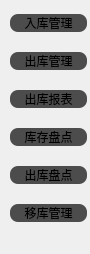
     <widget class="QWidget" name="page_9">
      <property name="geometry">
       <rect>
        <x>0</x>
        <y>0</y>
        <width>90</width>
        <height>254</height>
       </rect>
      </property>
      <attribute name="icon">
       <iconset>
        <selectedon>:/toolbox图标/homework.ico</selectedon>
       </iconset>
      </attribute>
      <attribute name="label">
       <string> 仓库作业</string>
      </attribute>
      <widget class="QWidget" name="verticalLayoutWidget_3">
       <property name="geometry">
        <rect>
         <x>10</x>
         <y>0</y>
         <width>77</width>
         <height>241</height>
        </rect>
       </property>
       <layout class="QVBoxLayout" name="verticalLayout_16">
        <item>
         <widget class="QPushButton" name="pushButton_72">
          <property name="styleSheet">
           <string notr="true">QPushButton{ 
background-color: rgb(76, 76, 76);
	font: 9pt &quot;微软雅黑&quot;;
border-radius: 8px;
border-style: outset;
}
QPushButton:hover{
background-color:rgb(117, 117, 117);
}
QPushButton:pressed{
background-color: rgb(35, 35, 35);
}</string>
          </property>
          <property name="text">
           <string>入库管理</string>
          </property>
          <property name="flat">
           <bool>true</bool>
          </property>
         </widget>
        </item>
        <item>
         <widget class="QPushButton" name="pushButton_73">
          <property name="styleSheet">
           <string notr="true">QPushButton{ 
background-color: rgb(76, 76, 76);
	font: 9pt &quot;微软雅黑&quot;;
border-radius: 8px;
border-style: outset;
}
QPushButton:hover{
background-color:rgb(117, 117, 117);
}
QPushButton:pressed{
background-color: rgb(35, 35, 35);
}</string>
          </property>
          <property name="text">
           <string>出库管理</string>
          </property>
          <property name="flat">
           <bool>true</bool>
          </property>
         </widget>
        </item>
        <item>
         <widget class="QPushButton" name="pushButton_27">
          <property name="styleSheet">
           <string notr="true">QPushButton{ 
background-color: rgb(76, 76, 76);
	font: 9pt &quot;微软雅黑&quot;;
border-radius: 8px;
border-style: outset;
}
QPushButton:hover{
background-color:rgb(117, 117, 117);
}
QPushButton:pressed{
background-color: rgb(35, 35, 35);
}</string>
          </property>
          <property name="text">
           <string>出库报表</string>
          </property>
          <property name="flat">
           <bool>true</bool>
          </property>
         </widget>
        </item>
        <item>
         <widget class="QPushButton" name="pushButton_26">
          <property name="styleSheet">
           <string notr="true">QPushButton{ 
background-color: rgb(76, 76, 76);
	font: 9pt &quot;微软雅黑&quot;;
border-radius: 8px;
border-style: outset;
}
QPushButton:hover{
background-color:rgb(117, 117, 117);
}
QPushButton:pressed{
background-color: rgb(35, 35, 35);
}</string>
          </property>
          <property name="text">
           <string>库存盘点</string>
          </property>
          <property name="default">
           <bool>false</bool>
          </property>
          <property name="flat">
           <bool>true</bool>
          </property>
         </widget>
        </item>
        <item>
         <widget class="QPushButton" name="pushButton_29">
          <property name="styleSheet">
           <string notr="true">QPushButton{ 
background-color: rgb(76, 76, 76);
	font: 9pt &quot;微软雅黑&quot;;
border-radius: 8px;
border-style: outset;
}
QPushButton:hover{
background-color:rgb(117, 117, 117);
}
QPushButton:pressed{
background-color: rgb(35, 35, 35);
}</string>
          </property>
          <property name="text">
           <string>出库盘点</string>
          </property>
          <property name="default">
           <bool>false</bool>
          </property>
          <property name="flat">
           <bool>true</bool>
          </property>
         </widget>
        </item>
        <item>
         <widget class="QPushButton" name="pushButton_32">
          <property name="styleSheet">
           <string notr="true">QPushButton{ 
background-color: rgb(76, 76, 76);
	font: 9pt &quot;微软雅黑&quot;;
border-radius: 8px;
border-style: outset;
}
QPushButton:hover{
background-color:rgb(117, 117, 117);
}
QPushButton:pressed{
background-color: rgb(35, 35, 35);
}</string>
          </property>
          <property name="text">
           <string>移库管理</string>
          </property>
          <property name="default">
           <bool>false</bool>
          </property>
          <property name="flat">
           <bool>true</bool>
          </property>
         </widget>
        </item>
       </layout>
      </widget>
     </widget>
